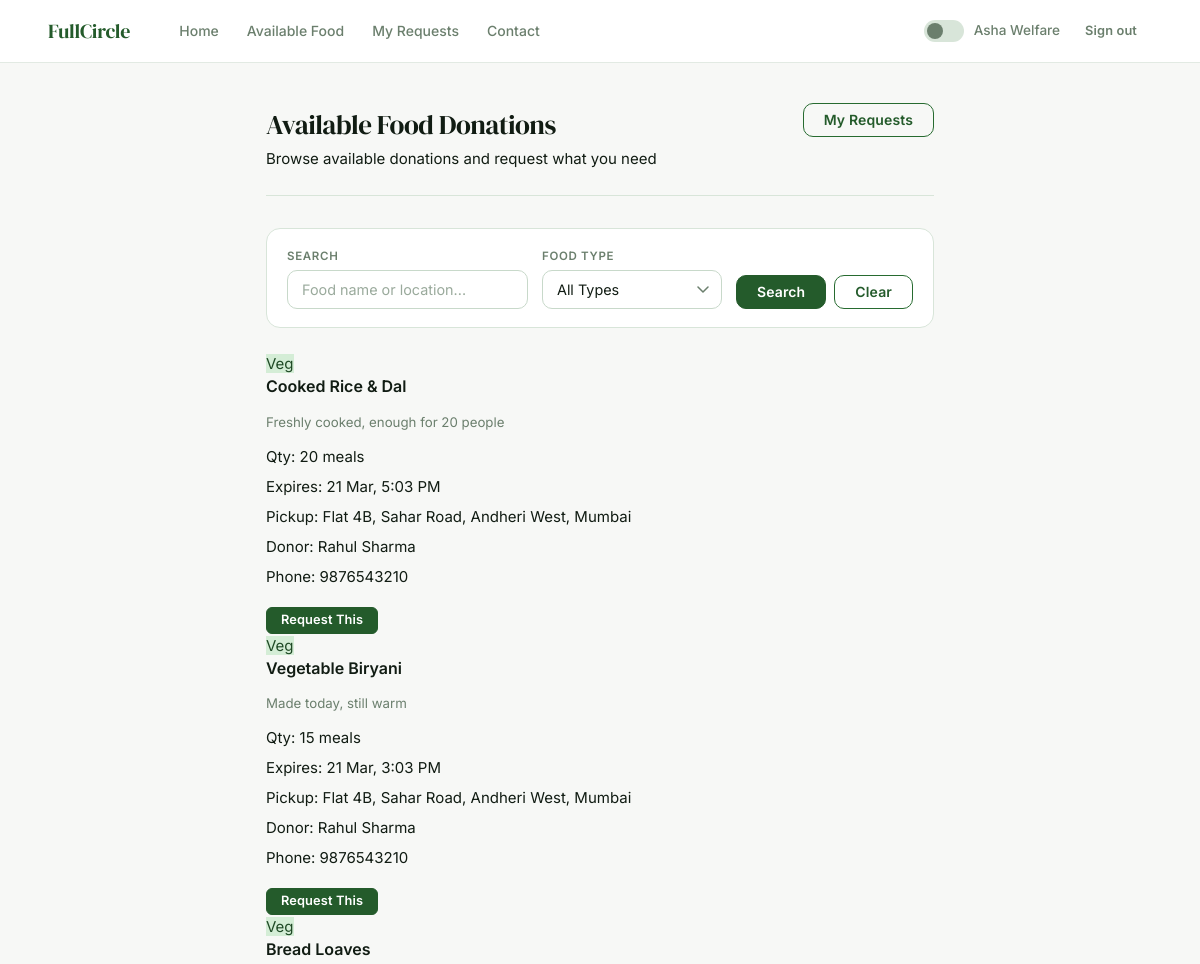
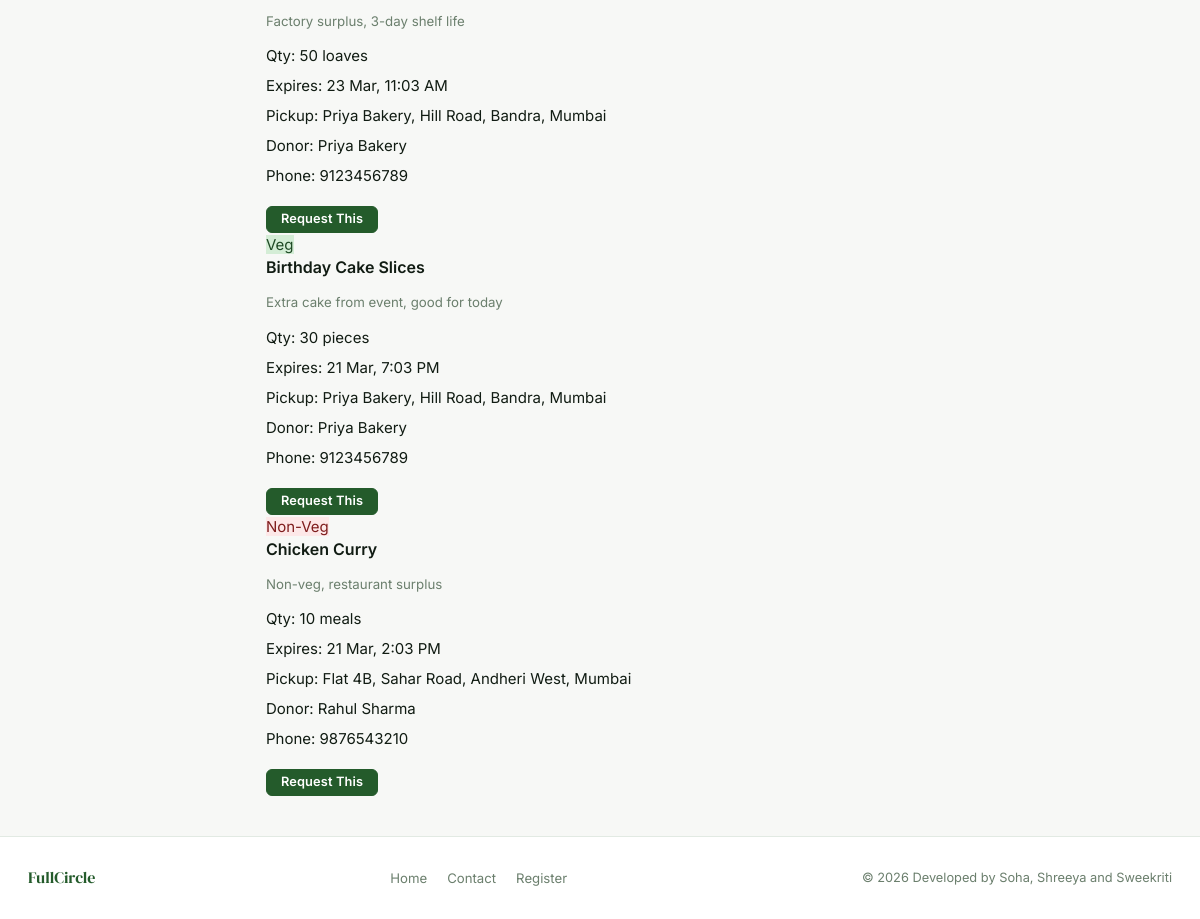
Screenshot of /ngo/request_food.php (signed in) with the database file from the repository (2 pictures, top to bottom).
### tables this page shows
CREATE TABLE IF NOT EXISTS donations (
    donation_id    INT AUTO_INCREMENT PRIMARY KEY,
    donor_id       INT NOT NULL,
    food_title     VARCHAR(150) NOT NULL,
    description    TEXT,
    quantity       VARCHAR(50) NOT NULL,
    food_type      ENUM('veg','non-veg') DEFAULT 'veg',
    expiry_time    DATETIME NOT NULL,
    pickup_address TEXT NOT NULL,
    status         ENUM('available','requested','completed') DEFAULT 'available',
    created_at     TIMESTAMP DEFAULT CURRENT_TIMESTAMP,
    FOREIGN KEY (donor_id) REFERENCES users(user_id) ON DELETE CASCADE
);

CREATE TABLE IF NOT EXISTS users (
    user_id    INT AUTO_INCREMENT PRIMARY KEY,
    name       VARCHAR(100) NOT NULL,
    email      VARCHAR(100) UNIQUE NOT NULL,
    phone      VARCHAR(15),
    password   VARCHAR(255) NOT NULL,
    role       ENUM('donor','ngo') NOT NULL,
    address    TEXT,
    ngo_name   VARCHAR(150),
    created_at TIMESTAMP DEFAULT CURRENT_TIMESTAMP
);

### ngo/request_food.php (the view, shortened to what this page needs)
<?php
require_once '../includes/db.php';
$where = "d.status = 'available'";
$search = trim($_GET['search'] ?? '');
$sql = "SELECT d.*, u.name as donor_name, u.phone as donor_phone
        FROM donations d JOIN users u ON d.donor_id = u.user_id
        WHERE $where ORDER BY d.created_at DESC";
$stmt = $conn->prepare($sql);
$stmt->execute();
$donations = $stmt->get_result();
$my_requests = [];
require_once '../includes/header.php';
?>
<div class="dashboard">
  <div class="dash-header">
    <div>
      <div class="dash-title">Available Food Donations</div>
      <div class="dash-subtitle">Browse available donations and request what you need</div>
    </div>
    <a href="my_requests.php" class="btn btn-outline">My Requests</a>
  </div>
  <form method="GET" class="filter-bar">
    <div class="filter-group">
      <label class="filter-label">Search</label>
      <input type="text" name="search" class="form-control" placeholder="Food name or location..." value="<?= htmlspecialchars($search) ?>">
    </div>
    <div class="filter-group" style="flex:0; min-width:180px;">
      <label class="filter-label">Food Type</label>
      <select name="type" class="form-control">
        <option value="">All Types</option>
      </select>
    </div>
    <div style="display:flex; gap:8px; align-items:flex-end;">
      <button type="submit" class="btn btn-primary">Search</button>
      <a href="request_food.php" class="btn btn-outline">Clear</a>
    </div>
  </form>
  <?php if ($donations->num_rows === 0): ?>
    <div class="empty-state">
      <div class="icon"></div>
      <h3>No donations available right now</h3>
      <p>Check back soon — donors are regularly adding new items.</p>
    </div>
  <?php else: ?>
    <div class="donation-grid">
      <?php while($d = $donations->fetch_assoc()):
        $already_requested = in_array($d['donation_id'], $my_requests);
      ?>
      <div class="donation-card"
           data-title="<?= htmlspecialchars($d['food_title']) ?>"
           data-type="<?= $d['food_type'] ?>"
           data-status="<?= $d['status'] ?>">
        <span class="card-badge badge-<?= $d['food_type'] === 'veg' ? 'veg' : 'nonveg' ?>">
          <?= $d['food_type'] === 'veg' ? 'Veg' : 'Non-Veg' ?>
        </span>
        <div class="card-title"><?= htmlspecialchars($d['food_title']) ?></div>
        <?php if ($d['description']): ?>
          <p style="font-size:0.83rem; color:var(--text-muted); margin-bottom:12px;">
            <?= htmlspecialchars(substr($d['description'],0,80)) ?>
          </p>
        <?php endif; ?>
        <div class="card-meta">
          <div class="card-meta-row"><span class="icon">Qty:</span> <?= htmlspecialchars($d['quantity']) ?></div>
          <div class="card-meta-row"><span class="icon">Expires:</span> <?= date('d M, g:i A', strtotime($d['expiry_time'])) ?></div>
          <div class="card-meta-row"><span class="icon">Pickup:</span> <?= htmlspecialchars($d['pickup_address']) ?></div>
          <div class="card-meta-row"><span class="icon">Donor:</span> <?= htmlspecialchars($d['donor_name']) ?></div>
          <?php if ($d['donor_phone']): ?>
          <div class="card-meta-row"><span class="icon">Phone:</span> <?= htmlspecialchars($d['donor_phone']) ?></div>
          <?php endif; ?>
        </div>
        <div class="card-actions">
          <?php if ($already_requested): ?>
            <span class="card-badge badge-pending">Requested</span>
          <?php else: ?>
            <form method="POST">
              <button class="btn btn-primary btn-sm" type="submit">Request This</button>
            </form>
          <?php endif; ?>
        </div>
      </div>
      <?php endwhile; ?>
    </div>
  <?php endif; ?>
</div>
<?php require_once '../includes/footer.php'; ?>

### css/style.css (style rules this page uses)
:root { --green-900: #1a3c1f; --green-800: #1f4a25; --green-700: #245b2b; --green-600: #276b30; --green-500: #2e7d35; --green-400: #4a9e52; --green-200: #a8d5ac; --green-100: #d4edd6; --green-50: #edf7ee; --bg-page: #f7f8f6; --bg-card: #ffffff; --bg-subtle: #f0f4f1; --bg-input: #ffffff; --border: #d8e5d9; --border-focus: var(--green-500); --border-input: #c8d9ca; --text-primary: #111c13; --text-secondary: #3d5241; --text-muted: #6b7f6d; --text-placeholder: #9aaa9c; --success-bg: #edf7ee; --success-text: #1a3c1f; --success-border: #a8d5ac; --error-bg: #fdf2f2; --error-text: #7f1d1d; --error-border: #fca5a5; --warning-bg: #fffbeb; --warning-text: #78350f; --warning-border: #fcd34d; --info-bg: #eff6ff; --info-text: #1e3a5f; --info-border: #bfdbfe; --shadow-sm: 0 1px 3px rgba(0, 0, 0, 0.07); --shadow-md: 0 4px 12px rgba(0, 0, 0, 0.08); --shadow-lg: 0 10px 32px rgba(0, 0, 0, 0.1); --nav-bg: #ffffff; --nav-border: #e2eae3; --radius-sm: 6px; --radius-md: 10px; --radius-lg: 14px; --radius-xl: 20px; --transition: 0.18s ease; }
*, *::before, *::after { margin: 0; padding: 0; box-sizing: border-box; }
html { scroll-behavior: smooth; }
body { font-family: "Inter", -apple-system, BlinkMacSystemFont, sans-serif; background: var(--bg-page); color: var(--text-primary); line-height: 1.6; font-size: 15px; transition: background var(--transition), color var(--transition); -webkit-font-smoothing: antialiased; min-height: 100vh; display: flex; flex-direction: column; }
a { color: inherit; text-decoration: none; }
button, input, select, textarea { font-family: inherit; }
.btn { display: inline-flex; align-items: center; justify-content: center; gap: 6px; padding: 9px 20px; border-radius: var(--radius-md); font-size: 0.875rem; font-weight: 600; border: 1.5px solid transparent; cursor: pointer; transition: all var(--transition); white-space: nowrap; text-decoration: none; letter-spacing: 0.01em; line-height: 1; }
.btn-primary { background: var(--green-700); color: #fff; border-color: var(--green-700); }
.btn-outline { background: transparent; color: var(--green-700); border-color: var(--green-600); }
.btn-sm { padding: 6px 14px; font-size: 0.8rem; border-radius: var(--radius-sm); }
.card-title { font-size: 1rem; font-weight: 600; color: var(--text-primary); margin-bottom: 14px; line-height: 1.35; }
.card-meta { display: flex; flex-direction: column; gap: 6px; margin-bottom: 18px; }
.card-actions { display: flex; gap: 8px; flex-wrap: wrap; }
.badge-veg, .badge-available, .badge-approved { background: var(--green-100); color: var(--green-800); }
.badge-nonveg, .badge-rejected { background: #fde8e8; color: #7f1d1d; }
.form-control { width: 100%; background: var(--bg-input); border: 1.5px solid var(--border-input); border-radius: var(--radius-md); padding: 10px 14px; font-size: 0.9rem; color: var(--text-primary); transition: border-color var(--transition), box-shadow var(--transition), background var(--transition); appearance: none; }
.form-control::placeholder { color: var(--text-placeholder); }
select.form-control { cursor: pointer; background-repeat: no-repeat; background-position: right 12px center; padding-right: 36px; }
.dashboard { max-width: 1160px; margin: 0 auto; padding: 40px 28px; flex: 1; }
.dash-header { display: flex; align-items: flex-start; justify-content: space-between; flex-wrap: wrap; gap: 16px; margin-bottom: 32px; padding-bottom: 24px; border-bottom: 1px solid var(--border); }
.dash-title { font-family: "DM Serif Display", serif; font-size: 1.7rem; color: var(--text-primary); letter-spacing: -0.02em; }
.filter-bar { background: var(--bg-card); border: 1px solid var(--border); border-radius: var(--radius-lg); padding: 18px 20px; margin-bottom: 24px; display: flex; gap: 14px; flex-wrap: wrap; align-items: flex-end; }
.filter-group { display: flex; flex-direction: column; gap: 5px; flex: 1; min-width: 150px; }
.filter-label { font-size: 0.72rem; font-weight: 600; color: var(--text-muted); text-transform: uppercase; letter-spacing: 0.06em; }

### rows the page displays
donations: food_type "Veg", food_title "Cooked Rice & Dal", description "Freshly cooked, enough for 20 people", quantity "20 meals", expiry_time "21 Mar, 5:03 PM", pickup_address "Flat 4B, Sahar Road, Andheri West, Mumbai", donor.name "Rahul Sharma", donor.phone "9876543210"
donations: food_type "Veg", food_title "Vegetable Biryani", description "Made today, still warm", quantity "15 meals", expiry_time "21 Mar, 3:03 PM", pickup_address "Flat 4B, Sahar Road, Andheri West, Mumbai", donor.name "Rahul Sharma", donor.phone "9876543210"
donations: food_type "Veg", food_title "Bread Loaves", description "Factory surplus, 3-day shelf life", quantity "50 loaves", expiry_time "23 Mar, 11:03 AM", pickup_address "Priya Bakery, Hill Road, Bandra, Mumbai", donor.name "Priya Bakery", donor.phone "9123456789"
donations: food_type "Veg", food_title "Birthday Cake Slices", description "Extra cake from event, good for today", quantity "30 pieces", expiry_time "21 Mar, 7:03 PM", pickup_address "Priya Bakery, Hill Road, Bandra, Mumbai", donor.name "Priya Bakery", donor.phone "9123456789"
donations: food_type "Non-Veg", food_title "Chicken Curry", description "Non-veg, restaurant surplus", quantity "10 meals", expiry_time "21 Mar, 2:03 PM", pickup_address "Flat 4B, Sahar Road, Andheri West, Mumbai", donor.name "Rahul Sharma", donor.phone "9876543210"

### other values shown
$user['name'] "Asha Welfare"
